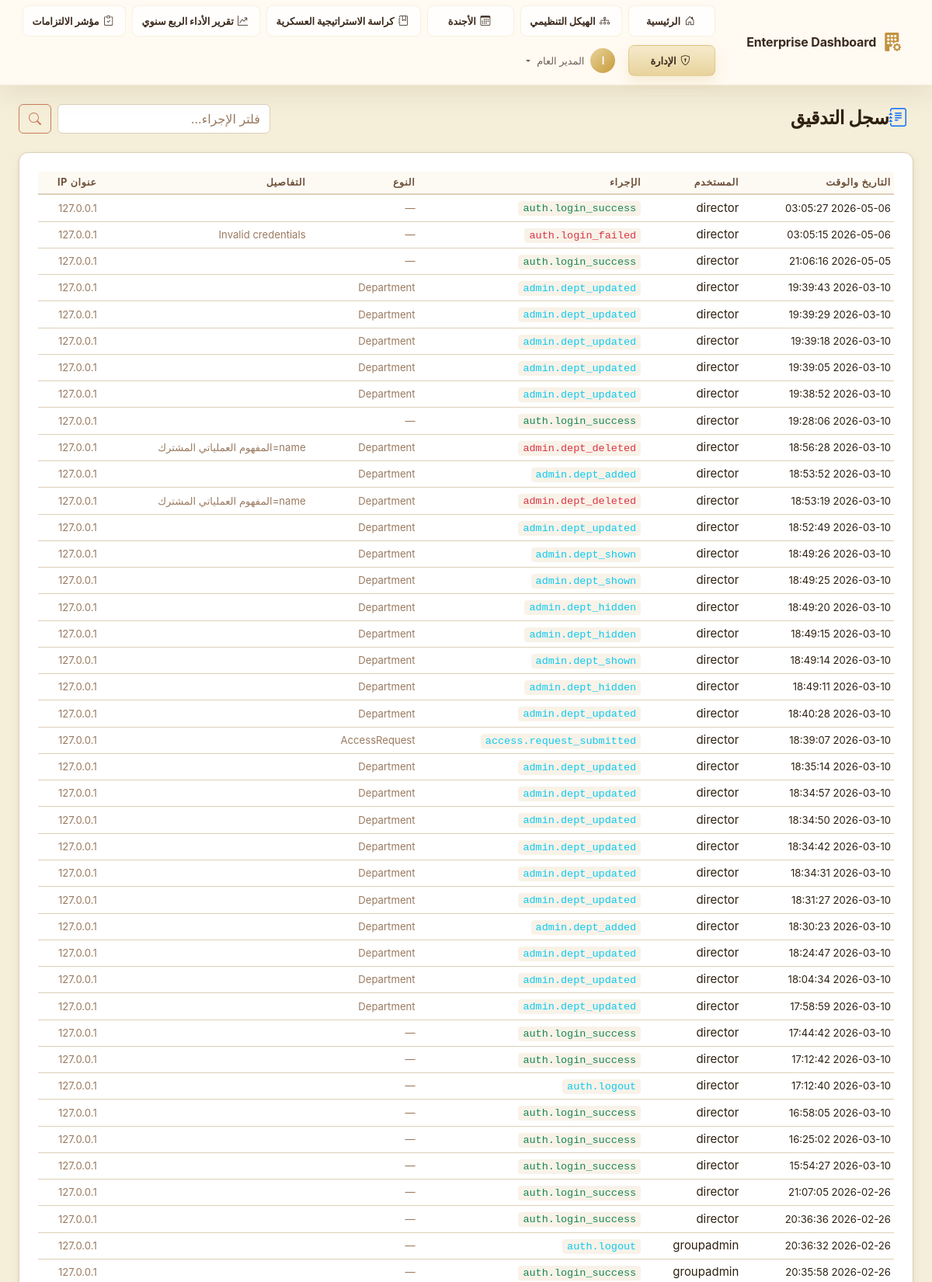
The app's page /admin/audit-log?page=2&action= (signed in, upper part) with its own data.
### app/models/user.py (models this page shows, shortened)
class User(UserMixin, db.Model):
    __tablename__ = 'users'
    id              = db.Column(db.String(36), primary_key=True, default=lambda: str(uuid.uuid4()))
    ldap_dn         = db.Column(db.String(255), unique=True, nullable=True)
    username        = db.Column(db.String(80),  unique=True, nullable=False, index=True)
    email           = db.Column(db.String(120), nullable=False)
    full_name       = db.Column(db.String(120), nullable=False)
    password_hash   = db.Column(db.String(255), nullable=True)  # Only for sim mode
    is_ldap_user    = db.Column(db.Boolean, default=True)
    is_active       = db.Column(db.Boolean, default=True)
    role_id         = db.Column(db.Integer, db.ForeignKey('roles.id'), nullable=True)
    department_id   = db.Column(db.Integer, db.ForeignKey('departments.id'), nullable=True)
    failed_logins     = db.Column(db.Integer, default=0)
    locked_until      = db.Column(db.DateTime, nullable=True)
    created_at  = db.Column(db.DateTime, default=datetime.utcnow)
    updated_at  = db.Column(db.DateTime, default=datetime.utcnow, onupdate=datetime.utcnow)
    last_login  = db.Column(db.DateTime, nullable=True)
    role       = db.relationship('Role', back_populates='users')
    department = db.relationship('Department', back_populates='users')
    audit_logs = db.relationship('AuditLog', back_populates='user', lazy='dynamic',
                                 foreign_keys='AuditLog.user_id')
    @property
    def is_authenticated(self) -> bool:
        return True
    def has_permission(self, required_level: int) -> bool:
        if not self.role:
            return False
        return self.role.permission_level >= required_level
    @property
    def permission_level(self) -> int:
        return self.role.permission_level if self.role else 0
    def can_admin(self) -> bool:
        return self.permission_level >= 80  # Deputy and above
    @classmethod
    def get_by_id(cls, user_id: str) -> Optional['User']:
        return cls.query.get(user_id)

### app/models/audit.py (models this page shows, shortened)
class AuditLog(db.Model):
    __tablename__ = 'audit_log'
    id            = db.Column(db.String(36), primary_key=True, default=lambda: str(uuid.uuid4()))
    user_id       = db.Column(db.String(36), db.ForeignKey('users.id'), nullable=True)
    username      = db.Column(db.String(80),  nullable=False, default='anonymous')  # Snapshot
    action        = db.Column(db.String(100), nullable=False)
    resource_type = db.Column(db.String(60),  nullable=True)
    resource_id   = db.Column(db.String(36),  nullable=True)
    details       = db.Column(db.Text, nullable=True)   # JSON string for old/new values
    ip_address    = db.Column(db.String(45),  nullable=True)
    user_agent    = db.Column(db.String(255), nullable=True)
    timestamp     = db.Column(db.DateTime, default=datetime.utcnow, index=True)
    user = db.relationship('User', back_populates='audit_logs', foreign_keys=[user_id])

### app/admin/routes.py (the view)
@admin_bp.route('/audit-log')
@login_required
@require_permission(PERMISSIONS['SECRETARY'])
def audit_log():
    page   = request.args.get('page', 1, type=int)
    action = request.args.get('action', '')
    query  = AuditLog.query.order_by(AuditLog.timestamp.desc())
    if action:
        query = query.filter(AuditLog.action.contains(action))
    logs = query.paginate(page=page, per_page=50, error_out=False)
    return render_template('admin/audit_log.html',
                           logs=logs,
                           action_filter=action,
                           page_title='سجل التدقيق')

### app/__init__.py (called while the page is built)
def _register_extensions(app: Flask) -> None:
    db.init_app(app)
    login_manager.init_app(app)
    csrf.init_app(app)
    login_manager.login_view          = 'auth.login'
    login_manager.login_message       = 'Please sign in to access this page.'
    login_manager.login_message_category = 'warning'
    login_manager.session_protection  = 'strong'
    @login_manager.user_loader
    def load_user(user_id: str):
        from app.models.user import User
        return User.get_by_id(user_id)

def _register_context_processors(app: Flask) -> None:
    from datetime import datetime
    from app.models.role import PERMISSIONS
    @app.context_processor
    def inject_globals():
        return {
            'PERMISSIONS': PERMISSIONS,
            'now':         datetime.utcnow,
            'app_name':    app.config.get('APP_NAME', 'Enterprise Dashboard'),
        }

### app/templates/admin/audit_log.html (shortened to what this page needs)
{% extends "base.html" %}
{% block content %}
<div class="container-fluid px-4 py-4">
    <div class="d-flex align-items-center justify-content-between mb-4">
        <h1 class="page-title mb-0"><i class="bi bi-journal-text text-primary me-2"></i>سجل التدقيق</h1>
        <form method="GET" class="d-flex gap-2">
            <input type="text" name="action" class="form-control glass-input" placeholder="فلتر الإجراء..."
                value="{{ action_filter }}">
            <button type="submit" class="btn btn-outline-primary"><i class="bi bi-search"></i></button>
        </form>
    </div>
    <div class="section-card glass-card">
        <div class="table-responsive">
            <table class="table table-dark table-hover table-sm align-middle mb-0">
                <thead>
                    <tr>
                        <th>التاريخ والوقت</th>
                        <th>المستخدم</th>
                        <th>الإجراء</th>
                        <th>النوع</th>
                        <th>التفاصيل</th>
                        <th>عنوان IP</th>
                    </tr>
                </thead>
                <tbody>
                    {% for log in logs.items %}
                    <tr>
                        <td><small>{{ log.timestamp.strftime('%Y-%m-%d %H:%M:%S') }}</small></td>
                        <td>{{ log.username }}</td>
                        <td>
                            <code
                                class="{% if 'login_failed' in log.action or 'rejected' in log.action or 'deleted' in log.action %}text-danger{% elif 'login_success' in log.action or 'approved' in log.action %}text-success{% else %}text-info{% endif %}">
                {{ log.action }}
              </code>
                        </td>
                        <td><small class="text-muted">{{ log.resource_type or '—' }}</small></td>
                        <td><small class="text-muted">{{ (log.details or '')[:50] }}</small></td>
                        <td><small class="text-muted">{{ log.ip_address or '—' }}</small></td>
                    </tr>
                    {% else %}
                    <tr>
                        <td colspan="6" class="text-center text-muted py-4">لا توجد سجلات</td>
                    </tr>
                    {% endfor %}
                </tbody>
            </table>
        </div>
    </div>
</div>
{% endblock %}

### app/templates/base.html (shortened to what this page needs)
<!DOCTYPE html>
<html lang="ar" dir="rtl">
<head>
  <link rel="stylesheet" href="{{ url_for('static', filename='css/bootstrap.min.css') }}">
  <link rel="stylesheet" href="{{ url_for('static', filename='css/bootstrap-icons.css') }}">
  <link rel="stylesheet" href="{{ url_for('static', filename='css/custom.css') }}">
</head>
<body class="{% block body_class %}app-body{% endblock %}">
  {% block body %}
  <nav class="navbar navbar-dark navbar-expand-lg app-navbar" id="mainNav">
    <div class="container-fluid px-4">
      <a class="navbar-brand d-flex align-items-center gap-2" href="{{ url_for('dashboard.index') }}">
        <i class="bi bi-building-fill-gear fs-4 text-primary-glow"></i>
        <span class="fw-bold">{{ app_name }}</span>
      </a>
      <div class="collapse navbar-collapse" id="navbarMain">
        <ul class="navbar-nav ms-auto align-items-center gap-2 main-nav-menu">
          <li class="nav-item">
            <a class="nav-link primary-nav-link {% if request.endpoint == 'dashboard.index' %}active{% endif %}"
              href="{{ url_for('dashboard.index') }}">
              <i class="bi bi-house-door me-1"></i>الرئيسية
            </a>
          </li>
          <li class="nav-item">
            <a class="nav-link primary-nav-link {% if request.endpoint == 'dashboard.org_structure' %}active{% endif %}"
              href="{{ url_for('dashboard.org_structure') }}">
              <i class="bi bi-diagram-3 me-1"></i>الهيكل التنظيمي
            </a>
          </li>
          <li class="nav-item">
            <a class="nav-link primary-nav-link {% if request.endpoint == 'dashboard.agenda' %}active{% endif %}"
              href="{{ url_for('dashboard.agenda') }}">
              <i class="bi bi-calendar3 me-1"></i>الأجندة
            </a>
          </li>
          <li class="nav-item">
            <a class="nav-link primary-nav-link {% if request.endpoint == 'dashboard.strategy_booklet' %}active{% endif %}"
              href="{{ url_for('dashboard.strategy_booklet') }}">
              <i class="bi bi-journal-bookmark me-1"></i>كراسة الاستراتيجية العسكرية
            </a>
          </li>
          <li class="nav-item">
            <a class="nav-link primary-nav-link {% if request.endpoint == 'dashboard.quarterly_performance' %}active{% endif %}"
              href="{{ url_for('dashboard.quarterly_performance') }}">
              <i class="bi bi-graph-up-arrow me-1"></i>تقرير الأداء الربع سنوي
            </a>
          </li>
          <li class="nav-item">
            <a class="nav-link primary-nav-link {% if request.endpoint == 'dashboard.commitments' %}active{% endif %}"
              href="{{ url_for('dashboard.commitments') }}">
              <i class="bi bi-clipboard-check me-1"></i>مؤشر الالتزامات
            </a>
          </li>
          {% if current_user.is_authenticated %}
          {% if current_user.can_admin() %}
          <li class="nav-item">
            <a class="nav-link primary-nav-link {% if request.endpoint and request.endpoint.startswith('admin') %}active{% endif %}"
              href="{{ url_for('admin.users') }}">
              <i class="bi bi-shield-lock me-1"></i>الإدارة
            </a>
          </li>
          {% endif %}
          <li class="nav-item dropdown">
            <a class="nav-link dropdown-toggle d-flex align-items-center gap-2" href="#" role="button"
              data-bs-toggle="dropdown">
              <span class="avatar-circle">{{ current_user.full_name[0]|upper }}</span>
              <span class="d-none d-md-inline">{{ current_user.full_name }}</span>
            </a>
          </li>
          {% endif %}
        </ul>
      </div>
    </div>
  </nav>
  <main class="main-content">
    {% block content %}{% endblock %}
  </main>
  {% endblock %}
</body>
</html>

### records on screen
User: full_name "ا", full_name "المدير العام"
AuditLog: timestamp "2026-05-06 03:05:27", username "director", action "auth.login_success", resource_type "—", ip_address "127.0.0.1"
AuditLog: timestamp "2026-05-06 03:05:15", username "director", action "auth.login_failed", resource_type "—", details "Invalid credentials", ip_address "127.0.0.1"
AuditLog: timestamp "2026-05-05 21:06:16", username "director", action "auth.login_success", resource_type "—", ip_address "127.0.0.1"
AuditLog: timestamp "2026-03-10 19:39:43", username "director", action "admin.dept_updated", resource_type "Department", ip_address "127.0.0.1"
AuditLog: timestamp "2026-03-10 19:39:29", username "director", action "admin.dept_updated", resource_type "Department", ip_address "127.0.0.1"
AuditLog: timestamp "2026-03-10 19:39:18", username "director", action "admin.dept_updated", resource_type "Department", ip_address "127.0.0.1"
AuditLog: timestamp "2026-03-10 19:39:05", username "director", action "admin.dept_updated", resource_type "Department", ip_address "127.0.0.1"
AuditLog: timestamp "2026-03-10 19:38:52", username "director", action "admin.dept_updated", resource_type "Department", ip_address "127.0.0.1"
AuditLog: timestamp "2026-03-10 19:28:06", username "director", action "auth.login_success", resource_type "—", ip_address "127.0.0.1"
AuditLog: timestamp "2026-03-10 18:56:28", username "director", action "admin.dept_deleted", resource_type "Department", details "name=المفهوم العملياتي المشترك", ip_address "127.0.0.1"
AuditLog: timestamp "2026-03-10 18:53:52", username "director", action "admin.dept_added", resource_type "Department", ip_address "127.0.0.1"
AuditLog: timestamp "2026-03-10 18:53:19", username "director", action "admin.dept_deleted", resource_type "Department", details "name=المفهوم العملياتي المشترك", ip_address "127.0.0.1"
AuditLog: timestamp "2026-03-10 18:52:49", username "director", action "admin.dept_updated", resource_type "Department", ip_address "127.0.0.1"
AuditLog: timestamp "2026-03-10 18:49:26", username "director", action "admin.dept_shown", resource_type "Department", ip_address "127.0.0.1"
AuditLog: timestamp "2026-03-10 18:49:25", username "director", action "admin.dept_shown", resource_type "Department", ip_address "127.0.0.1"
AuditLog: timestamp "2026-03-10 18:49:20", username "director", action "admin.dept_hidden", resource_type "Department", ip_address "127.0.0.1"
AuditLog: timestamp "2026-03-10 18:49:15", username "director", action "admin.dept_hidden", resource_type "Department", ip_address "127.0.0.1"
AuditLog: timestamp "2026-03-10 18:49:14", username "director", action "admin.dept_shown", resource_type "Department", ip_address "127.0.0.1"
AuditLog: timestamp "2026-03-10 18:49:11", username "director", action "admin.dept_hidden", resource_type "Department", ip_address "127.0.0.1"
AuditLog: timestamp "2026-03-10 18:40:28", username "director", action "admin.dept_updated", resource_type "Department", ip_address "127.0.0.1"
AuditLog: timestamp "2026-03-10 18:39:07", username "director", action "access.request_submitted", resource_type "AccessRequest", ip_address "127.0.0.1"
AuditLog: timestamp "2026-03-10 18:35:14", username "director", action "admin.dept_updated", resource_type "Department", ip_address "127.0.0.1"
AuditLog: timestamp "2026-03-10 18:34:57", username "director", action "admin.dept_updated", resource_type "Department", ip_address "127.0.0.1"
AuditLog: timestamp "2026-03-10 18:34:50", username "director", action "admin.dept_updated", resource_type "Department", ip_address "127.0.0.1"
AuditLog: timestamp "2026-03-10 18:34:42", username "director", action "admin.dept_updated", resource_type "Department", ip_address "127.0.0.1"
AuditLog: timestamp "2026-03-10 18:34:31", username "director", action "admin.dept_updated", resource_type "Department", ip_address "127.0.0.1"
AuditLog: timestamp "2026-03-10 18:31:27", username "director", action "admin.dept_updated", resource_type "Department", ip_address "127.0.0.1"
AuditLog: timestamp "2026-03-10 18:30:23", username "director", action "admin.dept_added", resource_type "Department", ip_address "127.0.0.1"
AuditLog: timestamp "2026-03-10 18:24:47", username "director", action "admin.dept_updated", resource_type "Department", ip_address "127.0.0.1"
AuditLog: timestamp "2026-03-10 18:04:34", username "director", action "admin.dept_updated", resource_type "Department", ip_address "127.0.0.1"
AuditLog: timestamp "2026-03-10 17:58:59", username "director", action "admin.dept_updated", resource_type "Department", ip_address "127.0.0.1"
AuditLog: timestamp "2026-03-10 17:44:42", username "director", action "auth.login_success", resource_type "—", ip_address "127.0.0.1"
AuditLog: timestamp "2026-03-10 17:12:42", username "director", action "auth.login_success", resource_type "—", ip_address "127.0.0.1"
AuditLog: timestamp "2026-03-10 17:12:40", username "director", action "auth.logout", resource_type "—", ip_address "127.0.0.1"
AuditLog: timestamp "2026-03-10 16:58:05", username "director", action "auth.login_success", resource_type "—", ip_address "127.0.0.1"
AuditLog: timestamp "2026-03-10 16:25:02", username "director", action "auth.login_success", resource_type "—", ip_address "127.0.0.1"
AuditLog: timestamp "2026-03-10 15:54:27", username "director", action "auth.login_success", resource_type "—", ip_address "127.0.0.1"
AuditLog: timestamp "2026-02-26 21:07:05", username "director", action "auth.login_success", resource_type "—", ip_address "127.0.0.1"
AuditLog: timestamp "2026-02-26 20:36:36", username "director", action "auth.login_success", resource_type "—", ip_address "127.0.0.1"
AuditLog: timestamp "2026-02-26 20:36:32", username "groupadmin", action "auth.logout", resource_type "—", ip_address "127.0.0.1"
AuditLog: timestamp "2026-02-26 20:35:58", username "groupadmin", action "auth.login_success", resource_type "—", ip_address "127.0.0.1"

### other values on screen
{{ app_name }} "Enterprise Dashboard"
